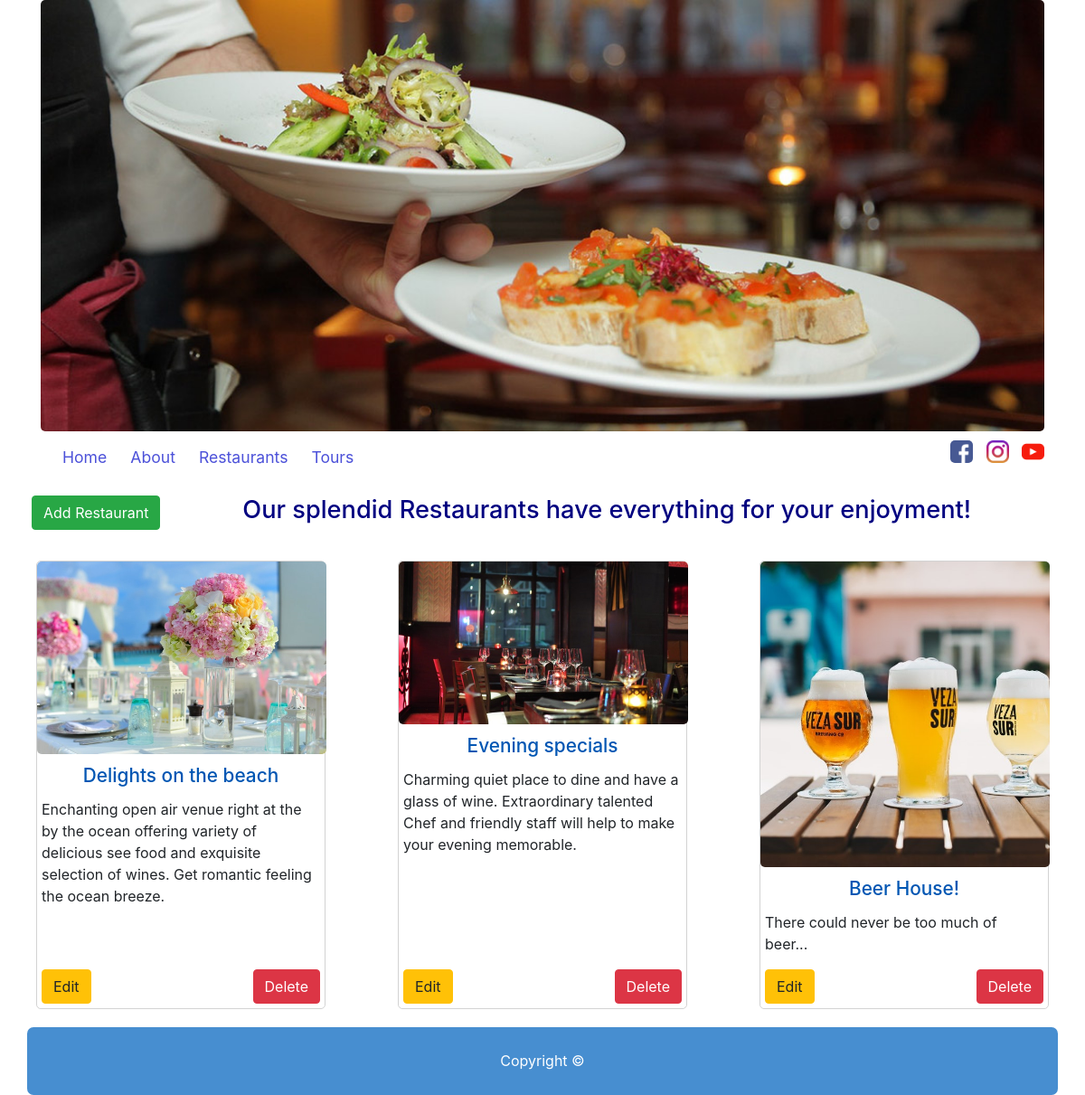
The app's page /pages/dining/dining-admin.php with its own data.
### tables this page shows
CREATE TABLE `restaurants` (
  `id` int(11) NOT NULL,
  `image` varchar(100) NOT NULL,
  `name` varchar(50) NOT NULL,
  `descrip` text NOT NULL
);

### pages/dining/dining-admin.php (the view, shortened to what this page needs)
<?php
require_once "../../include/header-dining-admin.php";
require_once '../../database/connect.php';
$sql = "SELECT * FROM restaurants";
$pdostm = $dbcon->prepare($sql);
$pdostm->execute();
$rests = $pdostm->fetchAll(PDO::FETCH_OBJ);
?>
<div class=" " id="">
    <a href="add-rest.php" id="btn_addTour" class="btn btn-success float-left" >Add Restaurant</a>
    <h1>Our splendid Restaurants have everything for your enjoyment!</h1>
</div>
<div class="tours-container">
    <?php foreach($rests as $rest) { ?>
    <div class="single-tour-div grey-border">
        <div class="">
            <img src="<?= $rest->image; ?>" alt="Restaurant image">
            <h2 class="text-center"><?= $rest->name; ?></h2>
            <p><?= $rest->descrip; ?></p>
        </div>
        <div id="buttons-Mngr-div">
            <form action="update-rest.php" method="POST">
                <button type="submit" name="updateRest" class="btn btn-warning" id="updTour"
                > Edit
                </button>
            </form>
            <form action="" method="POST">
                <button type="submit" name="deleteRest"
                        class="btn btn-danger " id="deleteRest" onclick="return confirm('Delete record from Database? Action can not be undone')" >
                    Delete
                </button>
            </form>
        </div>
    </div>
    <?php } ?>
</div>
<?php
include_once "../../include/footer.php"
?>

### css/common.css (style rules this page uses)
html { font-family: Helvetica; box-sizing: border-box; margin:0; padding:0; }
body { max-width: 95%; margin: 0 auto; }
h1 { font-size: 1.7em; margin-bottom: 25px; text-align: center; color: navy; }
h2 { font-size: 1.3em; margin-bottom: 12px; color: #0056b3; }
img { border-radius: 5px; }

### css/tours.css (style rules this page uses)
.tours-container { display: flex; flex-flow: row wrap; justify-content: space-between; }
.single-tour-div { display: flex; flex-flow: column nowrap; justify-content: space-between; min-height: 100px; min-width: 100px; margin: 15px 5px; max-width: 320px; }
.single-tour-div img { max-width: 320px; border-radius: 5px; margin-bottom: 10px; margin: -5px 0 12px -5px; }

### css/about.css (style rules this page uses)
.grey-border { border: 1px solid lightgrey; padding: 5px; border-radius: 5px; }
#buttons-Mngr-div { width: 100%; display: flex; justify-content: space-between; }

### records on screen
restaurants: image (picture), name "Delights on the beach", descrip "Enchanting open air venue right at the by the ocean offering variety of delicious see food and exquisite selection of wines. Get romantic feeling the ocean breeze."
restaurants: image (picture), name "Evening specials", descrip "Charming quiet place to dine and have a glass of wine. Extraordinary talented Chef and friendly staff will help to make your evening memorable."
restaurants: image (picture), name "Beer House!", descrip "There could never be too much of beer..."
